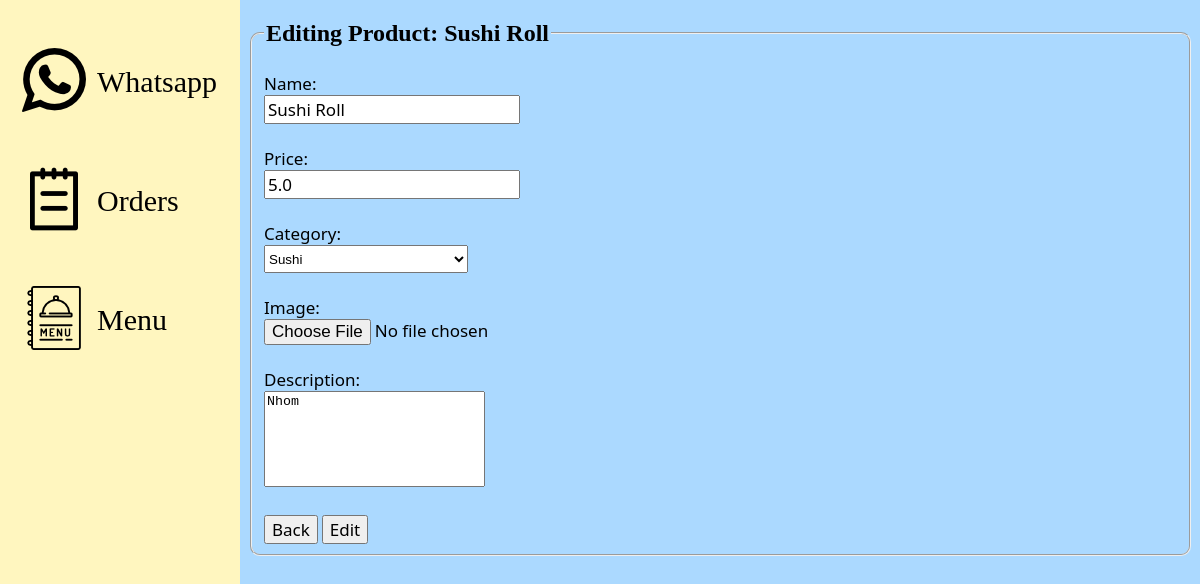
/menu/edit/4, run on an earlier commit of the app's database.
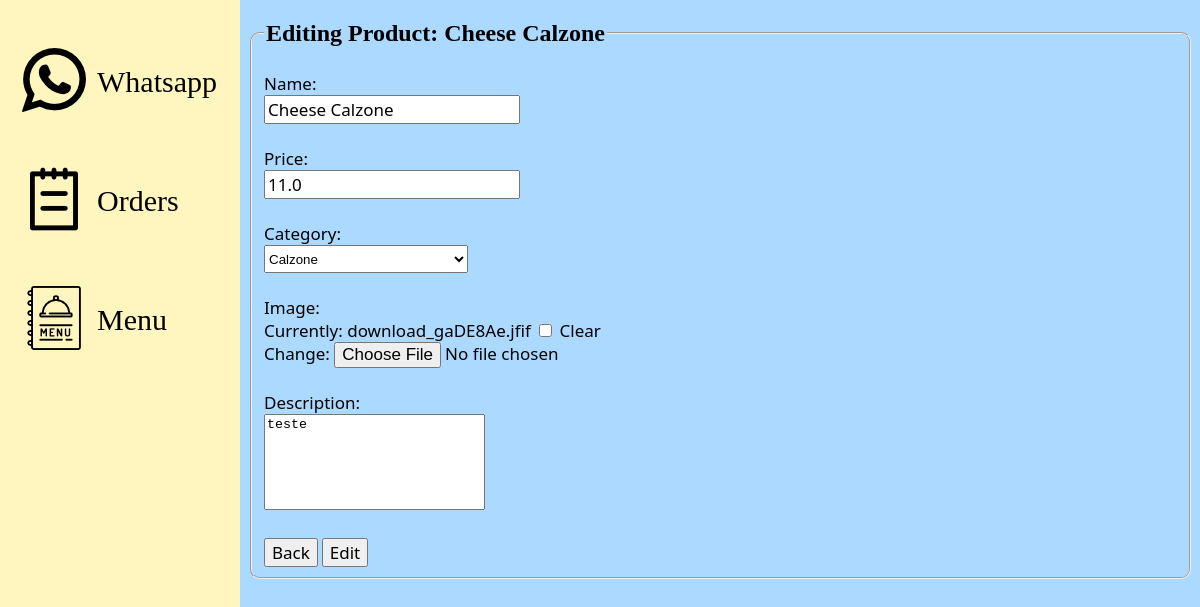
And on a later commit of the database.
### Bot/models.py (models this page shows, shortened)
class Products(models.Model):
    name = models.CharField(max_length=80)
    price = models.FloatField()
    image = models.ImageField(upload_to=MEDIA_ROOT,blank=True, null=True)
    description = models.TextField(blank=True)
    category = models.ForeignKey(
        Categories,
        on_delete=models.CASCADE
    )
    class Meta: verbose_name_plural = 'Prodcuts'

### Bot/views.py (the view)
# urls.py: path('menu/edit/<int:id>', edit_product, name='edit_product'),
def edit_product(request, id):
    product = Products.objects.get(id = id)
    if request.method == 'POST':
        product_form = ProductForm(request.POST, request.FILES, instance=product)
        if product_form.is_valid():
            product_form.save()
            return redirect('menu')
    else:
        product_form = ProductForm(instance=product)
    return render(request, 'Menu/edit_product.html', {'form' : product_form})

### Bot/forms.py
class ProductForm(forms.ModelForm):
    description = forms.CharField(widget=forms.Textarea(attrs= {
        "cols" : 25,
        "rows" : 6,
    }))
    price = forms.FloatField(widget=forms.NumberInput(attrs={
        'min' : 0.01,
    }))
    class Meta:
        model = Products
        fields = (
            'name',
            'price',
            'category',
            'image',
            'description',
        )

### Bot/models.py (called while the page is built)
    def __str__(self):
        return self.name

### Bot/templates/Menu/edit_product.html
{% extends 'main.html' %}
{% load static %}
{% block styles %}
    <link rel="stylesheet" href="{% static 'css/forms.css' %}">
{% endblock %}
{% block content %}
<fieldset class="djangoform">
    <legend><h1>Editing Product: {{ form.name.value }}</h1></legend>
    <form method="POST" enctype="multipart/form-data"> {% csrf_token %}
        <label>Name:<br>
            {{ form.name }}<br><br>
        </label>
        <label>Price:<br>
            {{ form.price }}<br><br>
        </label>
        <label>Category:<br>
            {{ form.category }}<br><br>
        </label>
        <label>Image:<br>
            {{ form.image }}<br><br>
        </label>
        <label>Description:<br>
            {{ form.description }}<br><br>
        </label>
        <a href="{% url 'menu' %}"><button type="button" name="Cancel">Back</button></a>
        <input type="submit" value="Edit">
    </form>
</fieldset>
{% endblock %}

What changed in the data, as far as the page shows it:
changed Products: name.value "Sushi Roll" → "Cheese Calzone"; name "Sushi Roll" → "Cheese Calzone"; price "5.0" → "11.0"; category "Sushi" → "Calzone"; description "Nhom" → "teste"
Also different on the page:
form field image: (not shown) → "☐"
text now shown: "Currently: download_gaDE8Ae.jfif Clear Change:"
